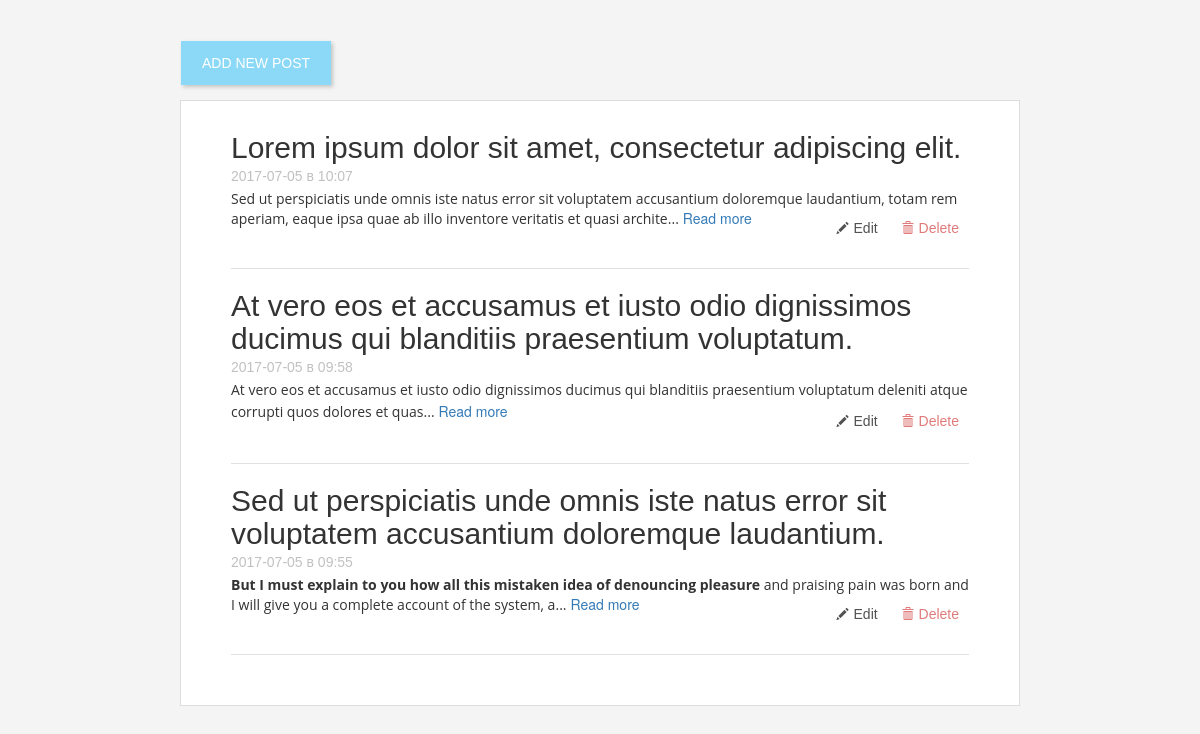
Page /content.php on the committed database.
### tables this page shows
CREATE TABLE `db_post` (
  `id` int(10) UNSIGNED NOT NULL,
  `title` varchar(255) NOT NULL,
  `text` text NOT NULL,
  `date` datetime NOT NULL
);

### connect.php (called while the page is built, shortened)
<?php
function connect($host, $user, $password, $db){
    $mysqli = new mysqli($host, $user, $password, $db);
    $mysqli->query('SET NAMES UTF8');
    return $mysqli;
}
function query($sql){
    $mysqli = connect('localhost', 'root', '', 'db_worldshop');
    $result = $mysqli->query($sql);
    $data = [];
    while($row = mysqli_fetch_assoc($result)){
        $data[] = $row;
    }
    return $data;
}

### content.php (the view, shortened to what this page needs)
<?php
require_once 'connect.php';
$data = query('SELECT * FROM `db_post` ORDER BY `date` DESC');
?>
<!DOCTYPE html>
<html lang="en">
<head>
    <link rel="stylesheet" href="styles/styles.css"/>
    <link href="styles/bootstrap.min.css" rel="stylesheet">
</head>
<body>
<div id="wrapp">
    <div class="btn-new">
        <a href="edit.php" target="_parent">Add new post</a>
    </div>
    <?php for($i = 0;$i < count($data); $i++): ?>
        <?php
        $date_array = $data[$i]['date'];
        $date_array = explode(' ', $date_array);
        $day = $date_array[0];
        $time = mb_substr($date_array[1], 0, -3);
        $text = $data[$i]['text'];
        $text = mb_substr($text, 0, 300).'...';
        ?>
    <div class="post-item">
        <h2><?=$data[$i]['title']?></h2>
        <p class="date"><?=$day?> в <?=$time?></p>
        <p><?=htmlspecialchars_decode($text)?></p>
        <a href="/worldshop/post.php?id=<?=$data[$i]['id']?>" target="_parent">Read more</a>
        <div class="btn-action">
            <a href="edit.php?id=<?=$data[$i]['id']?>" target="_parent" class="btn-edit"><span class="glyphicon glyphicon-pencil" aria-hidden="true"></span>Edit</a>
            <a href="index.php?action=delete&id=<?=$data[$i]['id']?>" target="_parent" class="btn-delete" onclick="return confirmDelete();"><span class="glyphicon glyphicon-trash" aria-hidden="true"></span>Delete</a>
        </div>
    </div>
    <?php endfor; ?>
</div>
</body>

### styles/styles.css (style rules this page uses)
html body { background-color: #F4F4F4; margin: 0; padding: 0; }
p.date { font-size: 12px; color: #9d9d9d; margin-bottom: 0; }
#wrapp { position: relative; width: 70%; margin: 100px auto; min-height: 500px; background-color: #fff; border: 1px solid #DDDDDD; padding: 10px 50px 50px 50px; }
.btn-new { position: absolute; top: -60px; left: 0; }
.btn-new a { display: block; text-decoration: none; padding: 12px 20px; background-color: #8CD9F7; color: #fff; width: 150px; text-align: center; box-shadow: 2px 2px 4px 0 rgba(0, 0, 0, 0.2); font-family: "bold.ttf", sans-serif; text-transform: uppercase; }
.post-item { border-bottom: 1px solid #E0E0E0; padding: 20px 0 40px 0; }
.post-item h2 { margin: 0; font-family: "bold.ttf", sans-serif; }
.post-item p { font-size: 14px; font-family: sans-serif; line-height: 18px; display: inline; }
.post-item p.date { display: block; color: #c1c1c1; margin: 3px 0; }
.btn-action { float: right; margin: 10px; font-family: sans-serif; }
.btn-action a { text-decoration: none; padding-left: 20px; }
.btn-action a.btn-edit { color: #515151; }
.btn-action a.btn-delete { color: rgba(197, 0, 0, 0.52); }
.btn-action span.glyphicon { padding-right: 5px; font-size: 12px; }

### rows in the picture
db_post: title "Lorem ipsum dolor sit amet, consectetur adipiscing elit.", date "2017-07-05", date "10:07", text "Sed ut perspiciatis unde omnis iste natus error sit voluptatem accusantium doloremque laudantium, totam rem aperiam, eaque ipsa quae ab illo inventore veritatis et quasi archite..."
db_post: title "At vero eos et accusamus et iusto odio dignissimos ducimus qui blanditiis praesentium voluptatum.", date "2017-07-05", date "09:58", text "At vero eos et accusamus et iusto odio dignissimos ducimus qui blanditiis praesentium voluptatum deleniti atque corrupti quos dolores et quas..."
db_post: title "Sed ut perspiciatis unde omnis iste natus error sit voluptatem accusantium doloremque laudantium.", date "2017-07-05", date "09:55", text "But I must explain to you how all this mistaken idea of denouncing pleasure and praising pain was born and I will give you a complete account of the system, a..."
